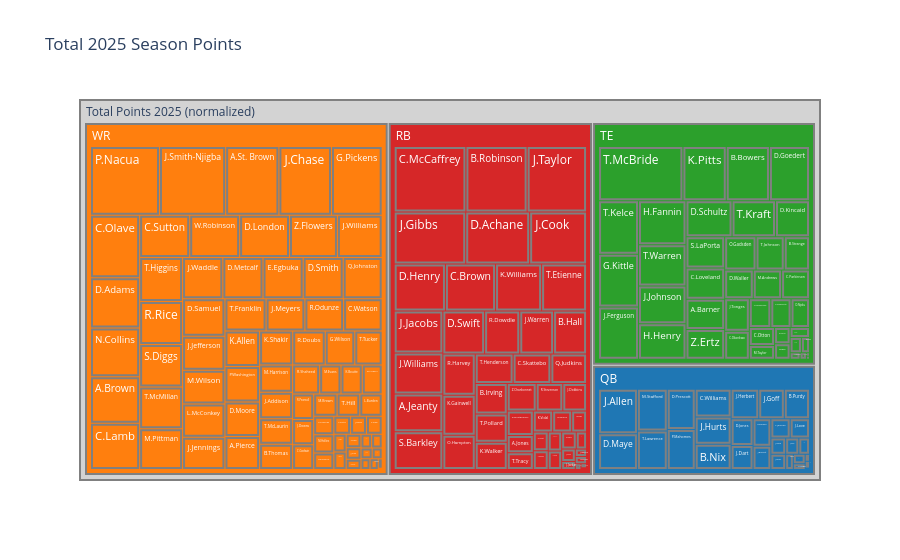

The code cell stored with this chart in its notebook:
### Markdown cell above
I've investigated some overall trends that I think are interesting, but I really haven't answered the main question of this excercise. **WHO DO I DRAFT NEXT YEAR????**

To answer this, I want to add all players in a overall chart. My inspiration for this map are the famous S&P 500 treemaps that show stock performance by sector. I've linked an example below.

https://public.tableau.com/app/profile/dorian.barosan/viz/StockMarketOverview-NestedTreemap/StockMarketTreemap

In this example player position will be my sector, with total fantasy points controlling the size of the square. I'll start by including all players, but I may have to limit this to just the top portion if the squares get unreadable.

### Code cell
import plotly.express as px

fantasy_data = filtered_df.copy()

position_color_map = {"(?)": "lightgrey", "RB": '#d62728', 'QB': '#1f77b4', 'WR': '#ff7f0e', 'TE': '#2ca02c'}

season_data = (
    fantasy_data.groupby(['position', 'player_id', 'player_name'], as_index=False)
    .agg(
        normalized_ppr=('normalized_ppr', 'sum'),
        fantasy_points_ppr=('fantasy_points_ppr', 'sum')
    )
)

season_data = season_data[season_data['normalized_ppr'] > 0]

fig = px.treemap(
    season_data,
    path=[px.Constant('Total Points 2025 (normalized)'), 'position', 'player_name'], 
    values='normalized_ppr',
    color='position', 
    color_discrete_map=position_color_map,                                    
    color_discrete_sequence=px.colors.qualitative.Set2,   
    title='Total 2025 Season Points',
    hover_name = 'player_name',
    hover_data = ['fantasy_points_ppr']
)

fig.update_traces(
    hovertemplate=(
        '<b>%{label}</b><br>'
        'Raw Points: %{customdata[0]:.1f}<br>'
        'Normalized Points: %{value:.1f}<br>'
    ),
    root_color="lightgrey",
    insidetextfont=dict(color="white"),
    marker=dict(line=dict(width=2, color="grey"))
)

fig.show()

### Figure 1 — Plotly figure (JSON) as saved in the notebook; plotly's stock layout.template omitted (floating-point values rounded to 4 significant figures; data arrays with more than 128 entries replaced by an {"elided": "..."} marker saying what was removed)
{"data": [{"branchvalues": "total", "customdata": {"elided": "199x2 str values"}, "domain": {"x": [0, 1], "y": [0, 1]}, "hovertemplate": "<b>%{label}</b><br>Raw Points: %{customdata[0]:.1f}<br>Normalized Points: %{value:.1f}<br>", "hovertext": {"elided": "199 str values"}, "ids": {"elided": "199 str values"}, "insidetextfont": {"color": "white"}, "labels": {"elided": "199 str values"}, "marker": {"colors": {"elided": "199 str values"}, "line": {"color": "grey", "width": 2}}, "name": "", "parents": {"elided": "199 str values"}, "root": {"color": "lightgrey"}, "type": "treemap", "values": {"elided": "199 float values"}}], "layout": {"legend": {"tracegroupgap": 0}, "title": {"text": "Total 2025 Season Points"}, "treemapcolorway": ["rgb(102,194,165)", "rgb(252,141,98)", "rgb(141,160,203)", "rgb(231,138,195)", "rgb(166,216,84)", "rgb(255,217,47)", "rgb(229,196,148)", "rgb(179,179,179)"]}}
